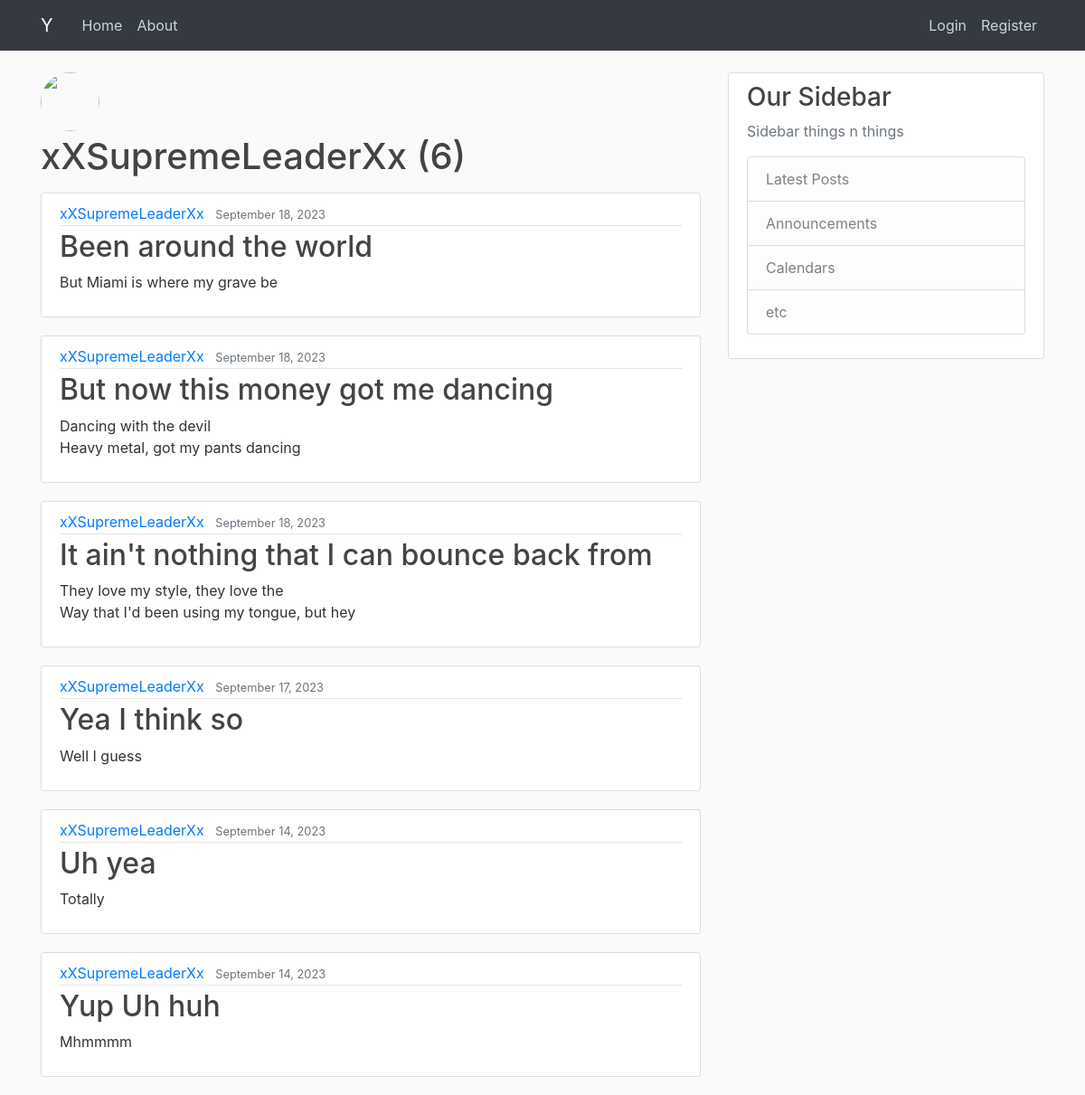
The page /user/xXSupremeLeaderXx on the database as committed earlier.
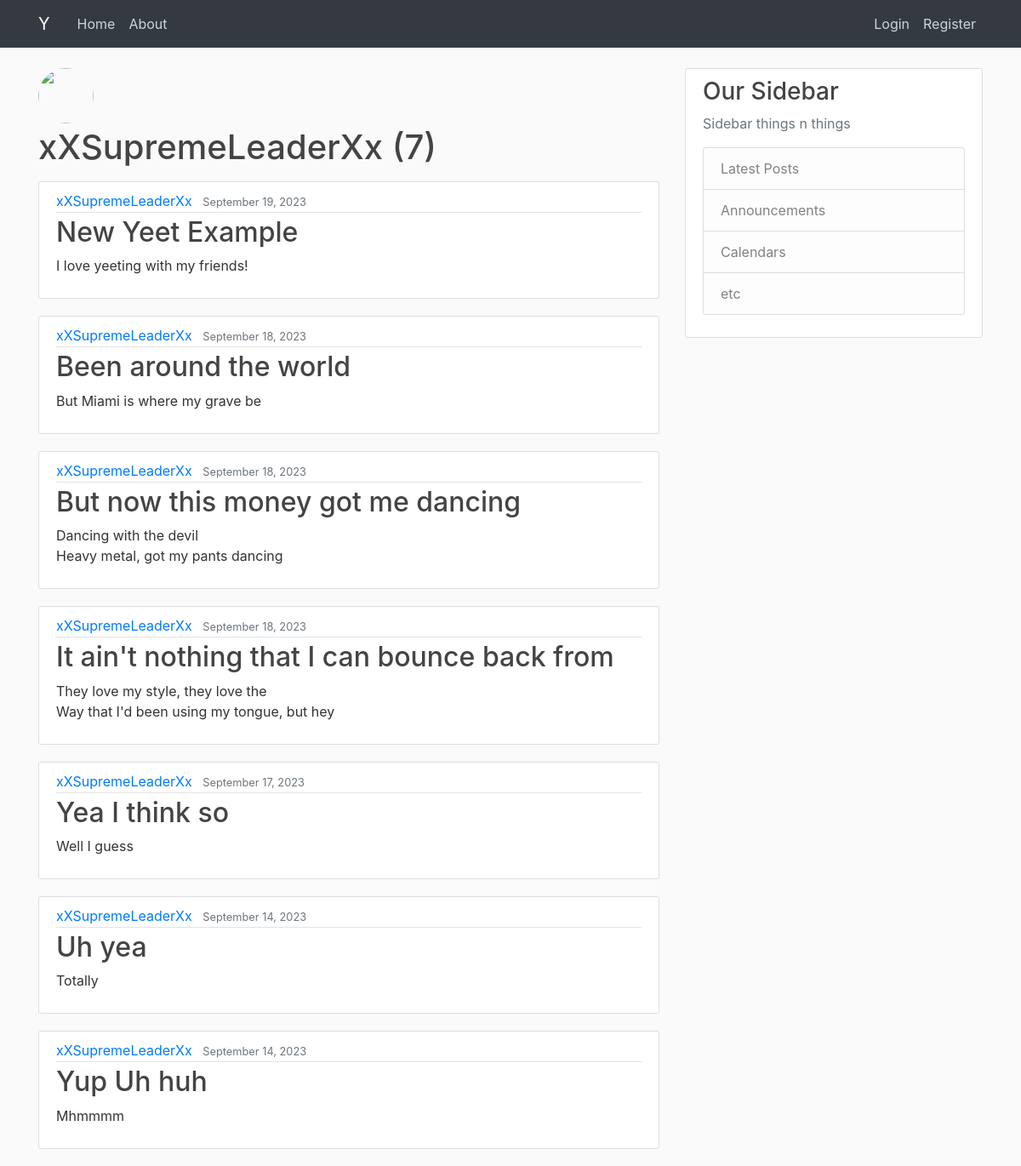
The same page on the database as committed later.
### blog/models.py (models this page shows, shortened)
class Post(models.Model):  # basically inheriting from models
    title = models.CharField(max_length=100) # "Character Field". also u can add a bunch of arguments
    content = models.TextField() # A text field is unrestricted text instead of characters
    date_posted = models.DateTimeField(default=timezone.now)  # Selecting the current time
    author = models.ForeignKey(User, on_delete=models.CASCADE)  # If the user gets deleted, delete the post\

### blog/views.py (the view)
# urls.py: path("user/<str:username>", UserPostListView.as_view(), name='user-posts')
class UserPostListView(ListView):
    model = Post
    template_name = 'blog/user_posts.html'  # <app>/<model>_<viewtype>.html
    context_object_name = 'posts'  # we say posts because thats what it is in the home template
    ordering = ['-date_posted']  # organizes from latest first instead of oldest first
    paginate_by = 10
    def get_queryset(self):
        user = get_object_or_404(User, username=self.kwargs.get('username')) # settings the user object as the selected user of the url
        return Post.objects.filter(author=user).order_by('-date_posted')

### blog/templates/blog/user_posts.html (shortened to what this page needs)
{% extends "blog/base.html" %}
{% block content %}
    <div class="mb-3">
        <img class="rounded-circle article-img mb-1" src="{{ user.profile.image.url }}">
        <h1 class="mb-3">{{ view.kwargs.username }} ({{ page_obj.paginator.count }})</h1>
    </div>
    {% for post in posts %}
      <article class="media content-section">
        <div class="media-body">
          <div class="article-metadata">
            <a class="mr-2" href="{% url 'user-posts' post.author.username %}">{{ post.author }}</a>
            <small class="text-muted">{{ post.date_posted|date:'F d, Y' }}</small>
          </div>
          <h2><a class="article-title" href="{% url 'post-detail' post.id %}">{{ post.title }}</a></h2>
          <p class="article-content">{{ post.content }}</p>
        </div>
      </article>
    {% endfor %}
{% endblock content %}

Rows that differ between the two databases and show on the page:
added Post: author "xXSupremeLeaderXx", date_posted "September 19, 2023", title "New Yeet Example", content "I love yeeting with my friends!"
Other text that changed with them:
{{ page_obj.paginator.count }}: "6" → "7"
